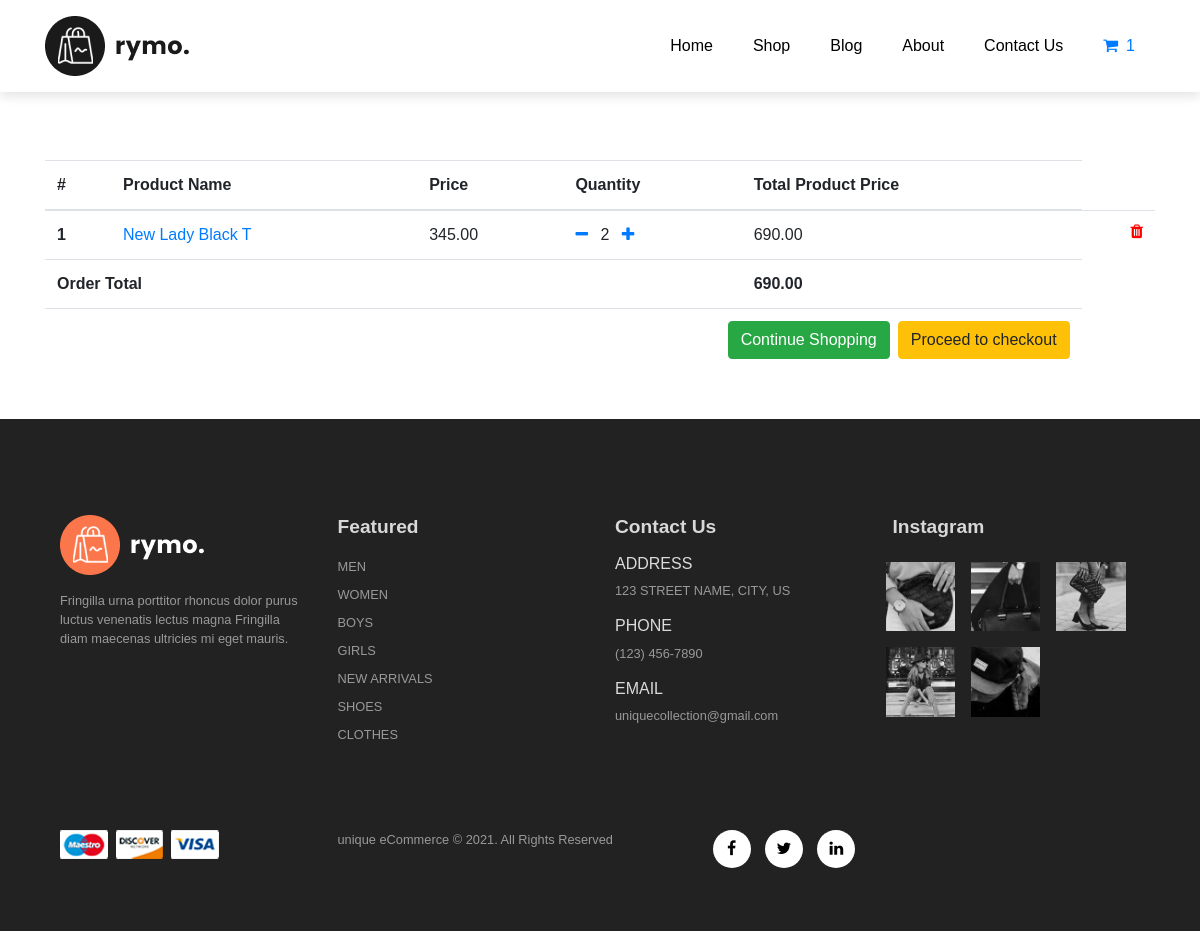
Page /order-summary/ (signed in) on the committed database.
### shop/models.py (models this page shows, shortened)
class Order(models.Model):
    user = models.ForeignKey(User, on_delete=models.CASCADE)
    items = models.ManyToManyField(OrderItem)
    date_ordered = models.DateField()
    ordered = models.BooleanField(default=False)
    def get_order_total(self):
        total = 0
        for order_item in self.items.all():
            total += order_item.get_total_price()
        return total

class OrderItem(models.Model):
    user = models.ForeignKey(User, on_delete=models.CASCADE)
    item = models.ForeignKey(Item, on_delete=models.CASCADE)
    quantity = models.IntegerField(default=1)
    ordered = models.BooleanField(default=False)
    def get_total_item_price(self):
        return self.quantity*self.item.price
    def get_total_price(self):
        return self.get_total_item_price()

class Item(models.Model):
    CATEGORIES = (
        ('Men', 'Men'),
        ('Ladies', 'Ladies')
    )
    title = models.CharField(max_length=100)
    slug = models.SlugField(unique=True, db_index=True)
    category = models.CharField(choices=CATEGORIES, max_length=10)
    image = models.ImageField(upload_to='products/%Y/%m/%d', blank=True)
    available = models.BooleanField(default=True)
    description = models.TextField(blank=True)
    price = models.DecimalField(max_digits=10, decimal_places=2)
    date_created = models.DateField(default=timezone.now)
    date_updated = models.DateField(default=timezone.now)
    objects = ItemManager()
    class Meta:
        ordering = ('title',)
        index_together = (('id', 'slug'),)
    def get_absolute_url(self):
        return reverse('shop:item_detail', args=[self.id, self.slug])

### shop/views.py (the view)
# urls.py: path('order-summary/', OrderSummaryView.as_view(), name='order-summary'),
class OrderSummaryView(View):
    def get(self, *args, **kwargs):
        try:
            order = Order.objects.get(user=self.request.user, ordered=False)
            context = {
                'object': order
            }
            return render(self.request, 'order/order_detail.html', context)
        except ObjectDoesNotExist:
            messages.error(self.request, "You do not have an order")
            return redirect("/")

### shop/templatetags/cart_template_tags.py (called while the page is built)
@register.filter
def cart_item_count(user):
    if user.is_authenticated:
        qs = Order.objects.filter(user=user, ordered=False)
        if qs.exists():
            return qs[0].items.count()
    return 0

### templates/order/order_detail.html (shortened to what this page needs)
{% extends 'base.html' %}
{% block content %}
<div class="container" style="margin-top:160px;">
<table class="table">
    <thead>
    <tr>
        <th scope="col">#</th>
        <th scope="col">Product Name</th>
        <th scope="col">Price</th>
        <th scope="col">Quantity</th>
        <th scope="col">Total Product Price</th>
    </tr>
    </thead>
    <tbody>
    {% for order_item in object.items.all %}
    <tr>
        <th scope="row">{{ forloop.counter }}</th>
        <td><a href="{{ order_item.item.get_absolute_url }}" >{{ order_item.item.title }}</a> </td>
        <td>{{ order_item.item.price }}</td>
        <td>
            <a href="{% url 'shop:remove-single-item-from-cart' order_item.item.slug %}">
                <i class="fa fa-minus mr-2"></i>
            </a>
            {{ order_item.quantity }}
            <a href="{% url 'shop:add-to-cart' order_item.item.slug %}">
                <i class="fa fa-plus ml-2"></i>
            </a></td>
        <td>{{ order_item.get_total_item_price }}</td>
        <td>
            <a style="color:red;" href="{% url 'shop:remove-from-cart' order_item.item.slug %}">
                <i class="fa fa-trash float-right"></i>
            </a>
        </td>
    </tr>
    {% endfor %}
     {% if object.get_order_total %}
    <tr>
        <td colspan="4"><b>Order Total</b></td>
        <td><b>{{ object.get_order_total }}</b></td>
    </tr>
    <tr>
        <td colspan="5">
            <a class="btn btn-warning float-right ml-2" href="">Proceed to checkout</a>
            <a class="btn btn-success float-right" href="{% url 'shop:item_list' %}">Continue Shopping</a>
        </td>
    </tr>
    {% endif %}
    </tbody>
</table>
</div>
{% endblock content %}

### templates/base.html (shortened to what this page needs)
<!DOCTYPE html>
{% load static %}
{% load cart_template_tags %}
<html lang="en">
    <head>
        <link rel="stylesheet" href="{% static 'css/bootstrap.min.css' %}">
        <link rel="stylesheet" href="{% static 'css/main.css' %}">
        <link rel="stylesheet" href="{% static 'font-awesome-4.7.0/css/font-awesome.min.css' %}" type="text/css">
        <link rel="stylesheet" href="{% static 'css/toastr.min.css' %}">
    </head>
    <body>
<nav class="navbar navbar-expand-lg navbar-light bg-white py-3 fixed-top">
  <div class="container">
    <img src= "{% static 'img/logo1.png' %}">
    <div class="collapse navbar-collapse" id="navbarSupportedContent">
      <ul class="navbar-nav ml-auto">
        {% url 'shop:home' as url %}
        <li class="nav-item {% if request.path == url %}active{% endif %}">
          <a class="nav-link " href="{{ url }}">Home</a>
        </li>
        {% url 'shop:item_list' as url %}
        <li class="nav-item{% if request.path == url %}active{% endif %}">
          <a class="nav-link" href="{{ url }}">Shop</a>
        </li>
        <li>
          <a class="nav-link" href="#">Blog</a>
        </li>
        <li>
          <a class="nav-link" href="#">About</a>
        </li>
        <li>
          <a class="nav-link" href="#">Contact Us</a>
        </li>
        <li class="nav-link">
          <a href="{% url 'shop:order-summary' %}"><span class="fa fa-shopping-cart mr-2"></span>{{ request.user|cart_item_count }}</a>
        </li>
      </ul>
    </div>
  </div>
</nav>
        {% block content %}{% endblock content %}
<footer class="mt-5 py-5">
  <div class="row container mx-auto pt-5">
    <div class="footer-one col-lg-3 col-md-6 col-12 mb-3">
      <img src="{% static 'img/logo2.png' %}" alt="">
      <p class="pt-3">Fringilla urna porttitor rhoncus dolor purus luctus venenatis lectus magna Fringilla diam maecenas ultricies mi eget mauris.</p>
    </div>
    <div class="footer-one col-lg-3 col-md-6 col-12 mb-3">
      <h5 class="pb-2">Featured</h5>
      <ul class="text-uppercase list-unstyled">
        <li><a href="">men</a></li>
        <li><a href="">women</a></li>
        <li><a href="">boys</a></li>
        <li><a href="">girls</a></li>
        <li><a href="">new arrivals</a></li>
        <li><a href="">shoes</a></li>
        <li><a href="">clothes</a></li>
      </ul>
    </div>
    <div class="footer-one col-lg-3 col-md-6 col-12 mb-3">
      <h5 class="pb-2">Contact Us</h5>
      <div class="">
        <h6 class="text-uppercase">Address</h6>
        <p>123 STREET NAME, CITY, US</p>
      </div>
      <div class="">
        <h6 class="text-uppercase">Phone</h6>
        <p>(123) 456-7890</p>
      </div>
      <div class="">
        <h6 class="text-uppercase">Email</h6>
        <p>uniquecollection@gmail.com</p>
      </div>
    </div>
    <div class="footer-one col-lg-3 col-md-6 col-12 mb-3">
      <h5 class="pb-2">Instagram</h5>
      <div class="row">
        <img src="{% static 'img/insta/1.jpg' %}" class="img-fluid w-25 h-100 m-2" alt="">
        <img src="{% static 'img/insta/2.jpg' %}" class="img-fluid w-25 h-100 m-2" alt="">
        <img src="{% static 'img/insta/3.jpg' %}" class="img-fluid w-25 h-100 m-2" alt="">
        <img src="{% static 'img/insta/4.jpg' %}" class="img-fluid w-25 h-100 m-2" alt="">
        <img src="{% static 'img/insta/5.jpg' %}" class="img-fluid w-25 h-100 m-2" alt="">
      </div>
    </div>
  </div>
  <div class="copyright mt-5">
    <div class="row container mx-auto">
      <div class="col-lg-3 col-md-6 col-12 mb-4">
        <img src="{% static 'img/payment.png' %}" alt="">
      </div>
      <div class="col-lg-4 col-md-6 col-12 text-nowrap">
        <p>unique eCommerce &copy; 2021. All Rights Reserved</p>
      </div>
      <div class="col-lg-4 col-md-6 col-12">
        <a href=""><i class="fa fa-facebook-f"></i></a>
        <a href=""><i class="fa fa-twitter"></i></a>
        <a href=""><i class="fa fa-linkedin"></i></a>
      </div>
    </div>
  </div>
</footer>
    </body>
</html>

### static/css/main.css (style rules this page uses)
* { margin: 0; padding: 0; box-sizing: border-box; }
body { font-family: 'Poppins', sans-serif; }
h5 { font-size: 1rem; font-weight: 400; color: #1d1d1d; }
h6 { color: #dbdbdb; }
.navbar { font-size: 16px; top: 0; left: 0; box-shadow: 0 5px 10px rgba(0, 0, 0, 0.1); }
.navbar-light .navbar-nav .nav-link { padding: 0 20px; color: black; transition: 0.3s ease; }
footer { background-color: #222; }
footer h5 { color: #D8D8D8; font-weight: 700; font-size: 1.2rem; }
footer li { padding-bottom: 4px; }
footer li a { font-size: 0.8rem; color: #999; }
footer p { color: #999; font-size: 0.8rem; }
footer .copyright a { color: #000; width: 38px; height: 38px; background-color: #fff; display: inline-block; text-align: center; line-height: 38px; border-radius: 50%; transition: 0.3s ease; margin: 0 5px; }

### rows in the picture
OrderItem: item "New Lady Black T", item.price "345.00", quantity "2", get_total_item_price "690.00"
Order: get_order_total "690.00"

### other values in the picture
{{ request.user|cart_item_count }} "1"
